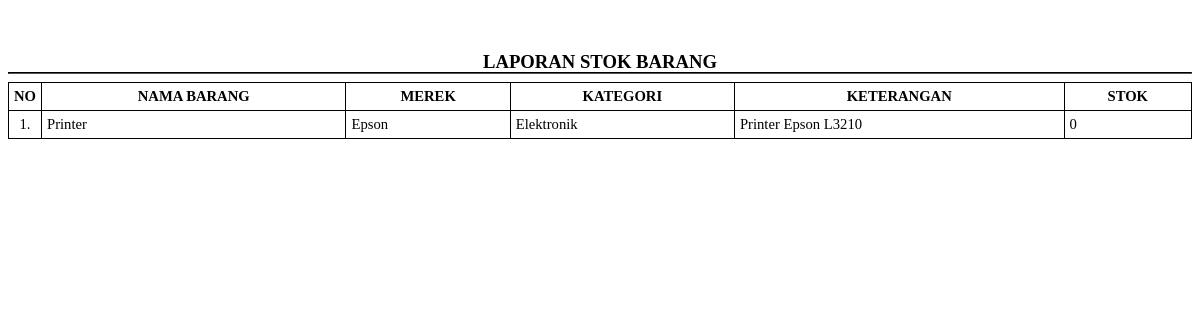
The page /process/lap_stok_barang.php on the database its author committed.
### tables this page shows
CREATE TABLE `barang` (
  `idbarang` int(11) NOT NULL,
  `merek_id` int(11) NOT NULL,
  `kategori_id` int(11) NOT NULL,
  `nama_barang` varchar(128) NOT NULL,
  `keterangan` varchar(256) NOT NULL,
  `stok` int(11) NOT NULL
);

CREATE TABLE `merek` (
  `idmerek` int(11) NOT NULL,
  `nama_merek` varchar(128) NOT NULL,
  `keterangan` varchar(256) NOT NULL
);

CREATE TABLE `kategori` (
  `idkategori` int(11) NOT NULL,
  `nama_kategori` varchar(128) NOT NULL,
  `keterangan` varchar(256) NOT NULL
);

### process/lap_stok_barang.php (the view, shortened to what this page needs)
<?php
include ('../config/function.php');
?>
<html>
<head>
</head>
<body>
    <?php
    $query = mysqli_query($con,"SELECT x.*,x1.nama_merek,x2.nama_kategori FROM barang x JOIN merek x1 ON x1.idmerek=x.merek_id JOIN kategori x2 ON x2.idkategori=x.kategori_id ORDER BY x.idbarang DESC")or die(mysqli_error($con));
    ?>
    <div style="page-break-after:always;text-align:center;margin-top:5%;">
        <div style="line-height:5px;">
            <h2>LAPORAN STOK BARANG</h2>
        </div>
        <hr style="border-color:black;">
        <table class="tab">
            <tr>
                <th width="20">NO</th>
                <th>NAMA BARANG</th>
                <th>MEREK</th>
                <th>KATEGORI</th>
                <th>KETERANGAN</th>
                <th>STOK</th>
            </tr>
            <?php $n=1; while($row = mysqli_fetch_array($query)): ?>
            <tr>
                <td align="center"><?= $n++.'.'; ?></td>
                <td><?= $row['nama_barang']; ?></td>
                <td><?= $row['nama_merek']; ?></td>
                <td><?= $row['nama_kategori']; ?></td>
                <td><?= $row['keterangan']; ?></td>
                <td><?= $row['stok']; ?></td>
            </tr>
            <?php endwhile; ?>
        </table>
    </div>
</body>
</html>

### process/lap_stok_barang.php (style rules this page uses)
h2 { padding: 0px; margin: 0px; font-size: 14pt; }
table { border-collapse: collapse; border: 1px solid #000; font-size: 11pt; }
th, td { border: 1px solid #000; padding: 5px; }
table.tab { table-layout: auto; width: 100%; }

### rows shown on the page
barang: nama_barang "Printer", merek.nama_merek "Epson", kategori.nama_kategori "Elektronik", keterangan "Printer Epson L3210", stok "0"
